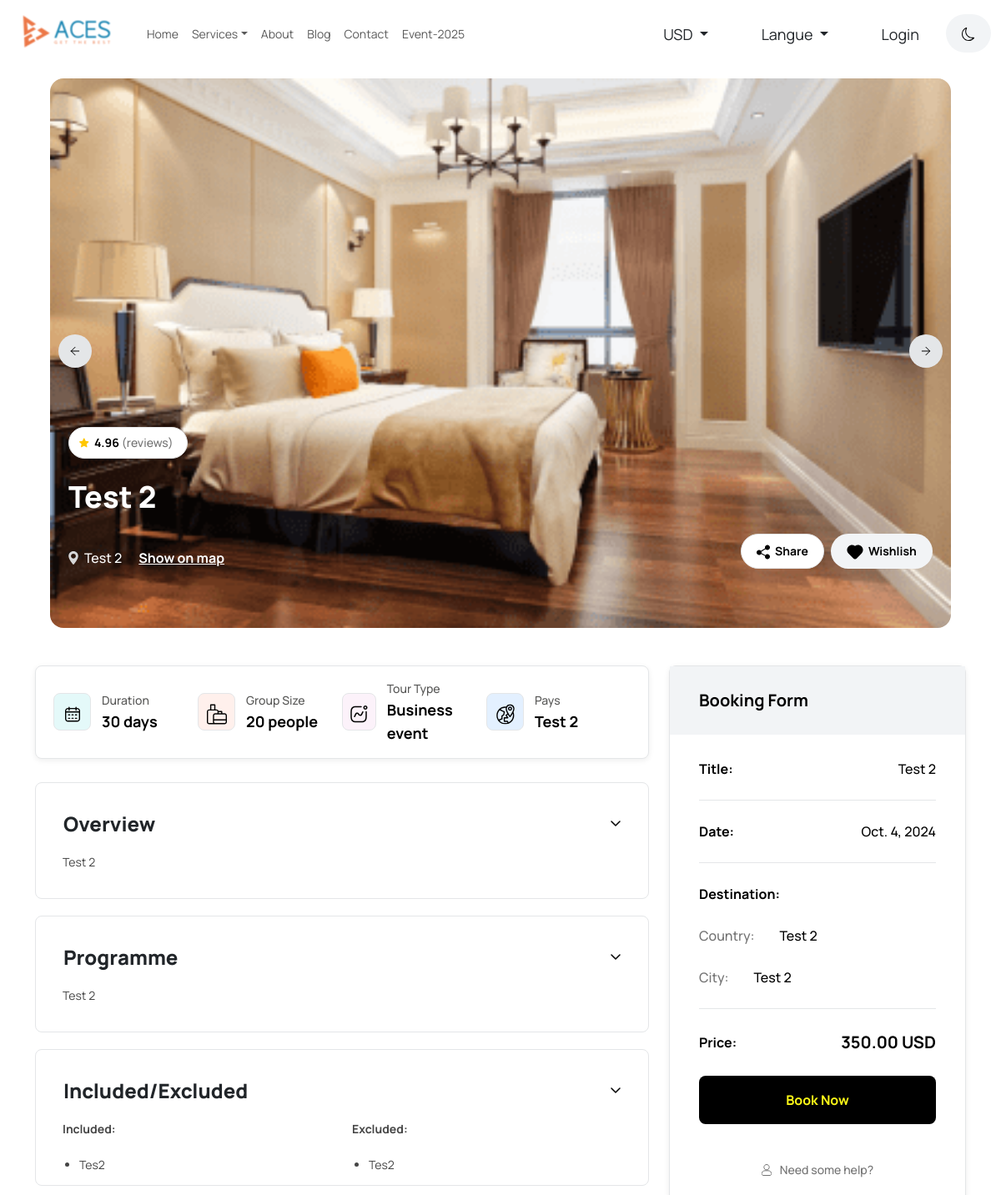
The page /event/test-2/ (upper part) on the database as committed earlier.
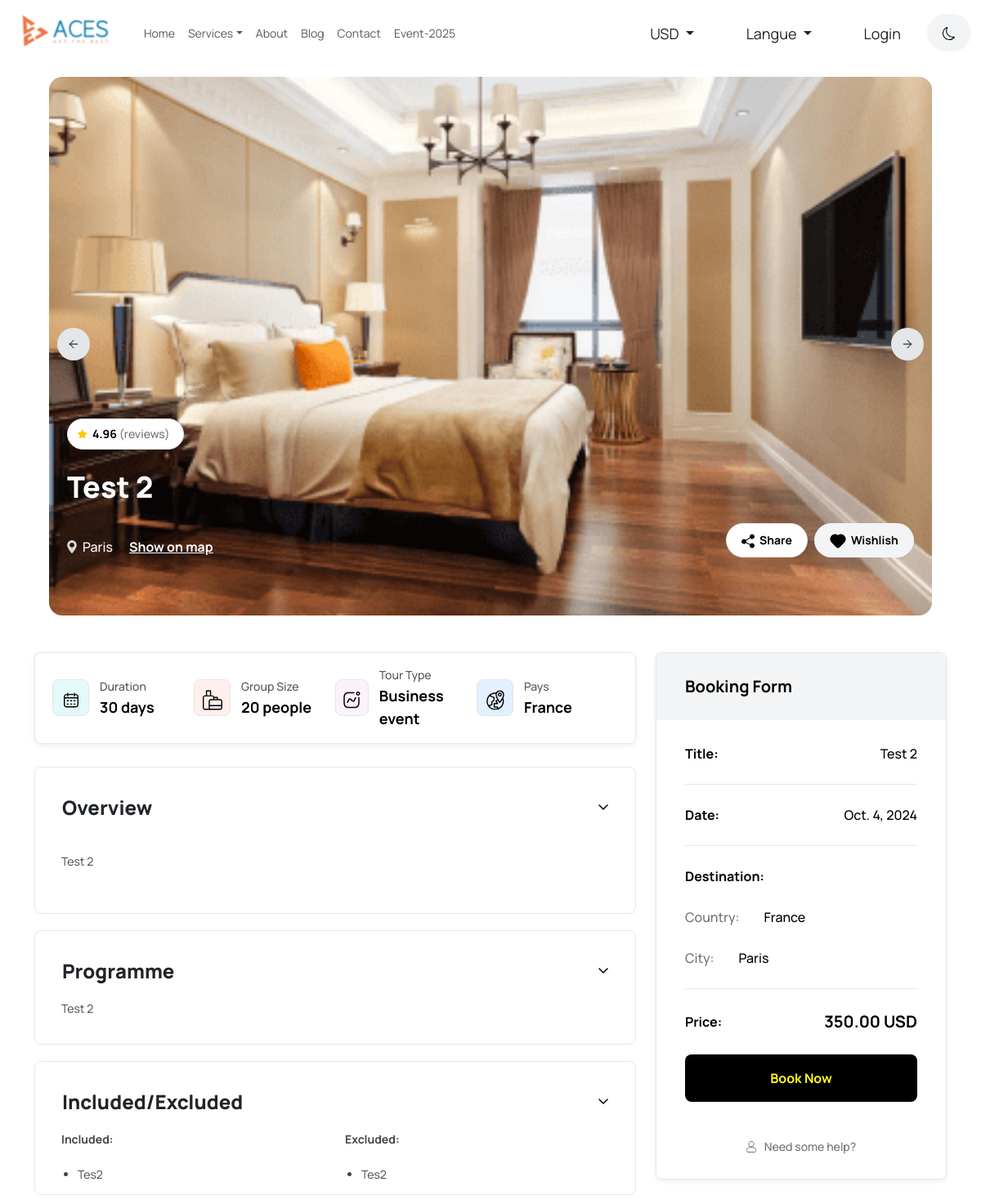
The same page on the database as committed later.
### event/models.py (models this page shows, shortened)
class Event(models.Model): # Nom de la table
    Images= models.ImageField(upload_to=image_upload , null=True, blank=True)
    Titre = models.CharField(max_length=100)        # Partie Colonnes
    Pays = models.CharField(max_length=100, null=True, blank=True)
    Nbr_jours = models.CharField(max_length=100, null=True, blank=True)
    Groupe_size = models.IntegerField (default=0, null=True, blank=True)
    Type = models.CharField(max_length=100 , choices=Type_event)
    Localisation = models.CharField(max_length=100)
    Description = RichTextUploadingField()  # Utilisation de CKEditor 5
    Programme = models.TextField(max_length=2000)
    Include  = models.TextField(max_length=1000, default="", null=True, blank=True)
    Public_date =  models.DateTimeField(auto_now=True, null=True, blank=True)
    Category = models.ForeignKey('Category', on_delete=models.CASCADE)
    price = models.DecimalField(max_digits=10, decimal_places=2, null=True, blank=True)
    currency = models.CharField(max_length=3, choices=[('USD', 'USD'), ('EUR', 'EUR')], default='USD')
    event_date = models.DateField(null=True, blank=True)  # Ajoutez ce champ pour la date de l'événement
    slug = models.SlugField(null=True, blank=True)
    def __str__(self):
        return self.Titre

### event/views.py (the view)
# urls.py: path('<str:slug>/', views.event_detail,name='event_detail'),
def event_detail(request , slug):
    event_detail = Event.objects.get(slug=slug)
    context={'event': event_detail}
    return render(request,'event/event_detail.html',context)

### event/templates/event/event_detail.html (shortened to what this page needs)
{% extends 'base.html' %}
{% load static %}
{% block body %}
    <main class="main">
      <section class="box-section box-breadcrumb background-body">
        <div class="container">
          <ul class="breadcrumbs">
            <li> <a href='index.html'>Home</a><span class="arrow-right">
                </span></li>
            <li> <a href="{% url 'event_list' %}">Events</a><span class="arrow-right">
                </span></li>
            <li> <span class="text-breadcrumb">{{event}}</span></li>
          </ul>
        </div>
      </section>
      <section class="box-section block-banner-tour-detail-4 background-card">
        <div class="box-banner-tour-detail-4">
          <div class="box-banner-tour-detail-4-inner">
            <div class="box-swiper">
              <div class="swiper-container swiper-group-1">
                <div class="swiper-wrapper">
                  <div class="swiper-slide">
                    <div class="box-banner-tour-4"><img src="{{ event.Images.url }}" alt="Image"></div>
                  </div>
                </div>
              </div>
              <div class="swiper-button-prev swiper-button-prev-style-1 swiper-button-prev-group-1">
                <svg xmlns="http://www.w3.org/2000/svg" width="16" height="16" viewbox="0 0 16 16" fill="none">
                  <path d="M7.99992 3.33325L3.33325 7.99992M3.33325 7.99992L7.99992 12.6666M3.33325 7.99992H12.6666" stroke="" stroke-linecap="round" stroke-linejoin="round"></path>
                </svg>
              </div>
              <div class="swiper-button-next swiper-button-next-style-1 swiper-button-next-group-1">
                <svg xmlns="http://www.w3.org/2000/svg" width="16" height="16" viewbox="0 0 16 16" fill="none">
                  <path d="M7.99992 12.6666L12.6666 7.99992L7.99992 3.33325M12.6666 7.99992L3.33325 7.99992" stroke="" stroke-linecap="round" stroke-linejoin="round"> </path>
                </svg>
              </div>
            </div>
          </div>
        </div>
        <div class="box-header-on-top">
          <div class="container">
            <div class="tour-header tour-header-on-top">
              <div class="tour-rate">
                <div class="rate-element"><span class="rating">4.96 <span class="text-sm-medium neutral-500">(reviews)</span></span></div>
              </div>
              <div class="tour-title-main">
                <h4 class="color-white w-lg-75">{{event.Titre}}</h4>
              </div>
              <div class="tour-metas">
                <div class="tour-meta-left">
                  <p class="text-md-medium color-white mr-20 tour-location">
                    {{event.Localisation}}
                  </p><a class="text-md-medium color-white mr-30" href="#">Show on map</a>
                </div>
                <div class="tour-meta-right"> <a class="btn btn-share" href="#">
                    Share</a><a class="btn btn-wishlish" href="#">
                    Wishlish</a></div>
              </div>
            </div>
          </div>
        </div>
      </section>
      <section class="box-section box-content-tour-detail background-body">
        <div class="container">
          <div class="row">
            <div class="col-lg-8">
              <div class="box-info-tour">
                <div class="tour-info-group">
                  <div class="icon-item">
                  </div>
                  <div class="info-item">
                    <p class="text-sm-medium neutral-600">Duration</p>
                    <p class="text-lg-bold neutral-1000">{{event.Nbr_jours}} days</p>
                  </div>
                </div>
                <div class="tour-info-group">
                  <div class="icon-item background-1">
                  </div>
                  <div class="info-item">
                    <p class="text-sm-medium neutral-600">Group Size</p>
                    <p class="text-lg-bold neutral-1000">{{event.Groupe_size}} people</p>
                  </div>
                </div>
                <div class="tour-info-group">
                  <div class="icon-item background-7">
                  </div>
                  <div class="info-item">
                    <p class="text-sm-medium neutral-600">Tour Type</p>
                    <p class="text-lg-bold neutral-1000">{{event.Type}}</p>
                  </div>
                </div>
                <div class="tour-info-group">
                  <div class="icon-item background-3">
                  </div>
                  <div class="info-item">
                    <p class="text-sm-medium neutral-600">Pays</p>
                    <p class="text-lg-bold neutral-1000">{{event.Pays}}</p>
                  </div>
                </div>
              </div>
              <div class="box-collapse-expand">
                <div class="group-collapse-expand">
                  <button class="btn btn-collapse" type="button" data-bs-toggle="collapse" data-bs-target="#collapseOverview" aria-expanded="false" aria-controls="collapseOverview">
                    <h6>Overview</h6>
                    <svg width="12" height="7" viewbox="0 0 12 7" fill="none" xmlns="http://www.w3.org/2000/svg">
                      <path d="M1 1L6 6L11 1" stroke="" stroke-width="1.5" stroke-linecap="round" stroke-linejoin="round"></path>
                    </svg>
                  </button>
                  <div class="collapse show" id="collapseOverview">
                    <div class="card card-body">
                      <p>{{event.Description|safe}}</p>
                    </div>
                  </div>
                </div>
                <div class="group-collapse-expand">
                  <button class="btn btn-collapse" type="button" data-bs-toggle="collapse" data-bs-target="#collapseHighlight" aria-expanded="false" aria-controls="collapseHighlight">
                    <h6>Programme</h6>
                    <svg width="12" height="7" viewbox="0 0 12 7" fill="none" xmlns="http://www.w3.org/2000/svg">
                      <path d="M1 1L6 6L11 1" stroke="" stroke-width="1.5" stroke-linecap="round" stroke-linejoin="round"></path>
                    </svg>
                  </button>
                  <div class="collapse show" id="collapseHighlight">
                    <div class="card card-body">
                      <p>{{event.Programme}}</p>
                    </div>
                  </div>
                </div>
                <div class="group-collapse-expand">
                  <button class="btn btn-collapse" type="button" data-bs-toggle="collapse" data-bs-target="#collapseIncluded" aria-expanded="false" aria-controls="collapseIncluded">
                    <h6>Included/Excluded</h6>
                    <svg width="12" height="7" viewbox="0 0 12 7" fill="none" xmlns="http://www.w3.org/2000/svg">
                      <path d="M1 1L6 6L11 1" stroke="" stroke-width="1.5" stroke-linecap="round" stroke-linejoin="round"></path>
                    </svg>
                  </button>
                  <div class="collapse show" id="collapseIncluded">
                    <div class="card card-body">
                      <div class="row">
                        <div class="col-lg-6">
                          <p class="text-md-bold">Included:</p>
                          <ul>
                            <li>{{event.Include}}</li>
                          </ul>
                        </div>
                        <div class="col-lg-6">
                          <p class="text-md-bold">Excluded:</p>
                          <ul>
                            <li>{{event.Include}}</li>
                          </ul>
                        </div>
                      </div>
                    </div>
                  </div>
                </div>
              </div>
            </div>
            <div class="col-lg-4">
              <div class="booking-form">
                <div class="head-booking-form">
                  <p class="text-xl-bold neutral-1000">Booking Form</p>
                </div>
                <div class="content-booking-form">
                  <div class="item-line-booking"> <strong class="text-md-bold neutral-1000">Title: </strong>
                    <div>
                      <span class="text-md-medium">{{event.Titre}}</span>
                    </div>
                  </div>
                  <div class="item-line-booking"> <strong class="text-md-bold neutral-1000">Date: </strong>
                    <div class="line-booking-right">
                      <span class="text-md-medium">{{event.event_date}}</span>
                    </div>
                  </div>
                  <div class="item-line-booking">
                    <div class="box-tickets"><strong class="text-md-bold neutral-1000">Destination:</strong>
                      <div>
                        <br>
                      </div>
                      <div class="line-booking-tickets">
                        <div class="item-ticket">
                          <p class="text-md-medium neutral-500 mr-30">Country: </p>
                          <span class="text-md-medium">{{event.Pays}}</span>
                        </div>
                      </div>
                      <div>
                        <br>
                      </div>
                      <div class="line-booking-tickets">
                        <div class="item-ticket">
                          <p class="text-md-medium neutral-500 mr-30">City: </p>
                          <span class="text-md-medium">{{event.Localisation}}</span>
                        </div>
                      </div>
                    </div>
                  </div>
                  <div class="item-line-booking last-item"> <strong class="text-md-bold neutral-1000">Price:</strong>
                    <div class="line-booking-right">
                      <p class="text-xl-bold neutral-1000">{{event.price}} {{event.currency}}</p>
                    </div>
                  </div>
                  <div class="box-button-book"> <a class="btn btn-book" href="{% url 'booking' event.slug %}">Book Now</a>
                      <svg width="16" height="16" viewbox="0 0 16 16" fill="none" xmlns="http://www.w3.org/2000/svg">
                        <path d="M8 15L15 8L8 1M15 8L1 8" stroke="" stroke-width="1.5" stroke-linecap="round" stroke-linejoin="round"></path>
                      </svg></a></div>
                  <div class="box-need-help"> <a href='help-center.html'>
                      Need some help?</a></div>
                </div>
              </div>
            </div>
          </div>
        </div>
      </section>
    </main>
{% endblock body %}

### templates/base.html (shortened to what this page needs)
{% load static %}
<!DOCTYPE html>
<html lang="en" data-bs-theme="light">
<head>
    <link rel="stylesheet" href="{% static 'css/vendors/bootstrap.min.css' %}">
    <link rel="stylesheet" href="{% static 'css/vendors/normalize.css' %}">
    <link rel="stylesheet" href="{% static 'css/vendors/uicons-regular-rounded.css' %}">
    <link rel="stylesheet" href="{% static 'css/plugins/animate.css' %}">
    <link rel="stylesheet" href="{% static 'css/plugins/bootstrap-datepicker.css' %}">
    <link rel="stylesheet" href="{% static 'css/plugins/bootstrap-datepicker3.css' %}">
    <link rel="stylesheet" href="{% static 'css/plugins/carouselTicker.css' %}">
    <link rel="stylesheet" href="{% static 'css/plugins/magnific-popup.css' %}">
    <link rel="stylesheet" href="{% static 'css/plugins/perfect-scrollbar.css' %}">
    <link rel="stylesheet" href="{% static 'css/plugins/select2.min.css' %}">
    <link rel="stylesheet" href="{% static 'css/plugins/slick.css' %}">
    <link rel="stylesheet" href="{% static 'css/plugins/swiper-bundle.min.css' %}">
    <link rel="stylesheet" href="{% static 'css/stylee209.css' %}">
    <link href="https://cdnjs.cloudflare.com/ajax/libs/font-awesome/6.5.0/css/all.min.css" rel="stylesheet">
    <link rel="stylesheet" href="https://cdn.jsdelivr.net/npm/flatpickr/dist/flatpickr.min.css">
    <title>{% block title %}Default Page Title{% endblock %}</title></head>
<body>
    {% include 'partials/navbar.html' %}
    {% block body %}{% endblock body %}
    {% include 'partials/footer.html' %}
</body>
</html>

### templates/partials/navbar.html (shortened to what this page needs)
{% load static %}
{% load bootstrap5 %}
<head>
</head>
<header>
  <nav class="navbar navbar-expand-sm navbar-secondary  fixed-top">
    <div class="container-fluid">
      <a class="navbar-brand" href="javascript:void(0)">
        <img class="light-mode" alt="Travila" src="{% static 'imgs/template/Logo.png' %}">
      </a>
      <div class="collapse navbar-collapse" id="mynavbar">
        <ul class="navbar-nav me-auto">
          <li class="nav-item">
            <a class="nav-link" href="javascript:void(0)">Home</a>
          </li>
          <li class="nav-item dropdown">
            <a class="nav-link dropdown-toggle" href="#" role="button" data-bs-toggle="dropdown">Services</a>
          </li>
          <li class="nav-item">
            <a class="nav-link" href="javascript:void(0)">About</a>
          </li>
          <li class="nav-item">
            <a class="nav-link" href="javascript:void(0)">Blog</a>
          </li>
          <li class="nav-item">
            <a class="nav-link" href="javascript:void(0)">Contact</a>
          </li>
          <li class="nav-item">
            <a class="nav-link" href="http://127.0.0.1:8000/event/event-2025/">Event-2025</a>
          </li>
        </ul>
      <div class="dropdown me-3">
        <a class="btn  dropdown-toggle" href="#" role="button" id="dropdownDevise" data-bs-toggle="dropdown" aria-expanded="false">
          USD
        </a>
      </div>
        <div class="dropdown me-3">
          <a class="btn dropdown-toggle " href="#" role="button" id="dropdownLangue" data-bs-toggle="dropdown" aria-expanded="false">
            Langue
          </a>
        </div>
        <div class="d-flex">
          <a class="btn btn-outline me-2" href="javascript:void(0)">Login</a>
          <div class="top-button-mode">
            <a class="btn btn-mode change-mode" href="#" data-bs-theme-value="light">
              <img class="light-mode" src="{% static 'imgs/template/icons/dark.svg' %}" alt="Light Mode">
            </a>
          </div>
        </div>
      </div>
    </div>
  </nav>
</header>

### templates/partials/footer.html (shortened to what this page needs)
{%load static%}
<link rel="stylesheet" href="https://cdnjs.cloudflare.com/ajax/libs/font-awesome/6.0.0-beta3/css/all.min.css">

### templates/partials/navbar.html (style rules this page uses)
:root { --navbar-bg-light: #ffffff; --navbar-bg-dark: #343a40; --navbar-text-light: #000000; --navbar-text-dark: #ffffff; --navbar-hover-bg: #EC7847; }
.navbar { background-color: var(--navbar-bg-light); }
[data-bs-theme="light"] .light-mode { display: inline; }

Rows that differ between the two databases and show on the page:
changed Event "Test 2": Localisation "Test 2" → "Paris"; Pays "Test 2" → "France"; Description "Test 2" → "<p>Test 2</p>" (drawn)
